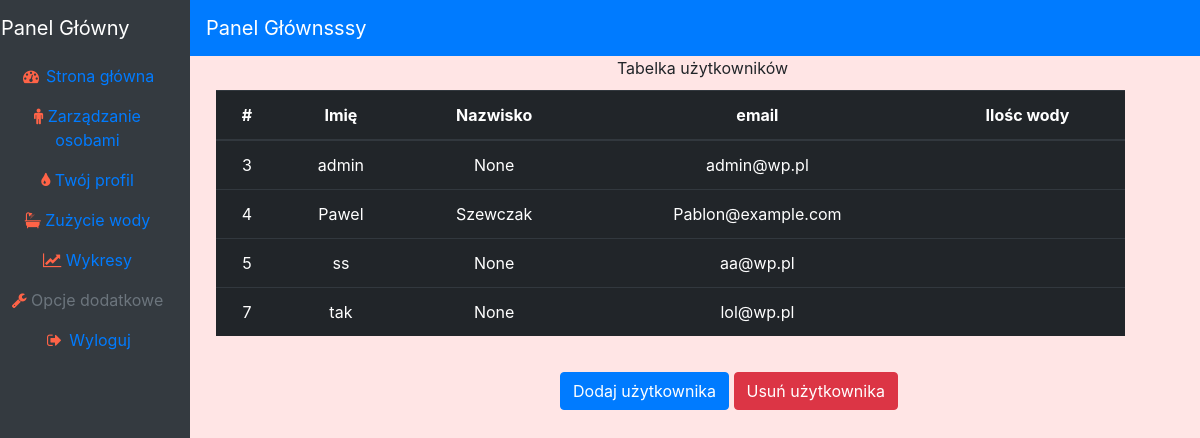
Page /user/ (signed in) on the committed database.
### app/models.py (models this page shows, shortened)
class User(UserMixin, db.Model):
    id = db.Column(db.Integer, primary_key=True)
    username = db.Column(db.String(64), index=True, unique=True)
    email = db.Column(db.String(120), index=True, unique=True)
    surrname=db.Column(db.String(64), index=True, unique=False)
    password_hash = db.Column(db.String(128))
    posts = db.relationship('Post', backref='author', lazy='dynamic')

### app/routes.py (the view, shortened to what this page needs)
@app.route('/user/',methods=['GET', 'POST'])
@login_required
def user():
    form = RegistrationForm()
    form2 =delete()
    if form2.validate_on_submit():
       option = request.form['id']
       obj = User.query.filter_by(id=option).one()
       db.session.delete(obj)
       db.session.commit()
       return redirect(url_for('index'))
    return render_template('listOfPeople.html', users = User.query.all(),title='Register', form=form)

### app/models.py (called while the page is built)
@login.user_loader
def load_user(id):
    return User.query.get(int(id))

### app/templates/listOfPeople.html (shortened to what this page needs)
{% extends "base.html" %}
{% block content %}
 <div class="col-sm" style="height: 100% ">
    Tabelka użytkowników
       <div class="row">
<div class=" col-xl-11 col-sm-1 pl-3 row1" >
  <table class="table table-dark ">
  <thead>
    <tr>
      <th scope="col">#</th>
      <th scope="col">Imię</th>
      <th scope="col">Nazwisko</th>
      <th scope="col">email</th>
      <th scope="col">Ilośc wody</th>
    </tr>
  </thead>
  <tbody>
  {% for user in users %}
               <tr>
                  <td>{{ user.id }}</td>
                  <td>{{ user.username }}</td>
                  <td>{{ user.surrname }}</td>
                  <td>{{ user.email }}</td>
                  <td>{{ user.quantity }}</td>
               </tr>
            {% endfor %}
  </tbody>
</table>
</div>
   <div class=" col-xl-12 col-sm-1 pl-5 pb-10 row1" >
  <button type="button" class="btn btn-primary" data-toggle="modal" data-target="#myModal">Dodaj użytkownika</button>
  <button type="button" class="btn btn-danger" data-toggle="modal" data-target="#myModal2">Usuń użytkownika</button>
</div>
      </div>
</div>
</div>
   {% endblock %}

### app/templates/base.html (shortened to what this page needs)
<!DOCTYPE html>
<html lang="en">
<head>
   <link rel="stylesheet" href="https://maxcdn.bootstrapcdn.com/bootstrap/4.0.0/css/bootstrap.min.css">
<link rel= "stylesheet" type= "text/css" href= "{{ url_for('static',filename='styles/index.css') }}">
<link rel="stylesheet" href="https://use.fontawesome.com/releases/v5.0.13/css/all.css">
  <link rel="stylesheet" href="https://cdnjs.cloudflare.com/ajax/libs/font-awesome/4.7.0/css/font-awesome.min.css">
</head>
<body>
  <div style="height: 100vh; background-color: rgba(255,0,0,0.1);">
<div class="row no-gutter">
  <div class="col-sm-2" ><nav class="navbar navbar-expand-lg navbar-dark bg-dark" id="mainNav"><center>
    <a class="navbar-brand" href="index.html">  Panel Główny</a></center>
  </nav></div>
  <div class="col-sm-10"><nav class="navbar navbar-expand-lg navbar-dark bg-primary" id="mainNav">
    <a class="navbar-brand" href="index.html">Panel Głównsssy</a>
  </nav></div>
</div>
<div class="row no-gutter" style="height: 100%; text-align: center;">
  <div class="col-sm-2"><nav class="nav flex-column navbar-dark bg-dark navleft" style="height: 100%;">
  <a class="nav-link active" href="{{ url_for('index') }}"> <i class="fa fa-fw fa-dashboard" style="color:Tomato"></i> Strona główna</a>
  <a class="nav-link active" href="{{ url_for('user') }}"> <i class=" fa fa-male" style="color:Tomato"></i> Zarządzanie osobami</a>
  <a class="nav-link active" href="{{ url_for('yourStats') }}"> <i class="fa fa-tint" style="color:Tomato"></i> Twój profil</a>
  <a class="nav-link active" href="waterConsumption.html"> <i class=" fa fa-bathtub" style="color:Tomato"></i> Zużycie wody</a>
  <a class="nav-link active"href="charts.html"><i class="fa fa-line-chart" style="color:Tomato"></i> Wykresy</a>
  <a class="nav-link disabled" href="#"> <i class=" fa fa-wrench" style="color:Tomato"></i> Opcje dodatkowe</a>
  <a class="nav-link active" href="{{ url_for('logout') }}"> <i class="fa fa-fw fa-sign-out" style="color:Tomato"></i> Wyloguj</a>
</nav></div>
  <div class="col-sm" style="height: 100%">
{% block content %}{% endblock %}
</div>
</div>
</body>
</html>

### app/static/styles/index.css (style rules this page uses)
body, html { height: 100%; }
.row1 { margin: 10px; }
.no-gutter > [class*='col-'] { padding-right:0; padding-left:0; }

### rows in the picture
User: id "3", username "admin", surrname "None", email "admin@wp.pl"
User: id "4", username "Pawel", surrname "Szewczak", email "Pablon@example.com"
User: id "5", username "ss", surrname "None", email "aa@wp.pl"
User: id "7", username "tak", surrname "None", email "lol@wp.pl"
